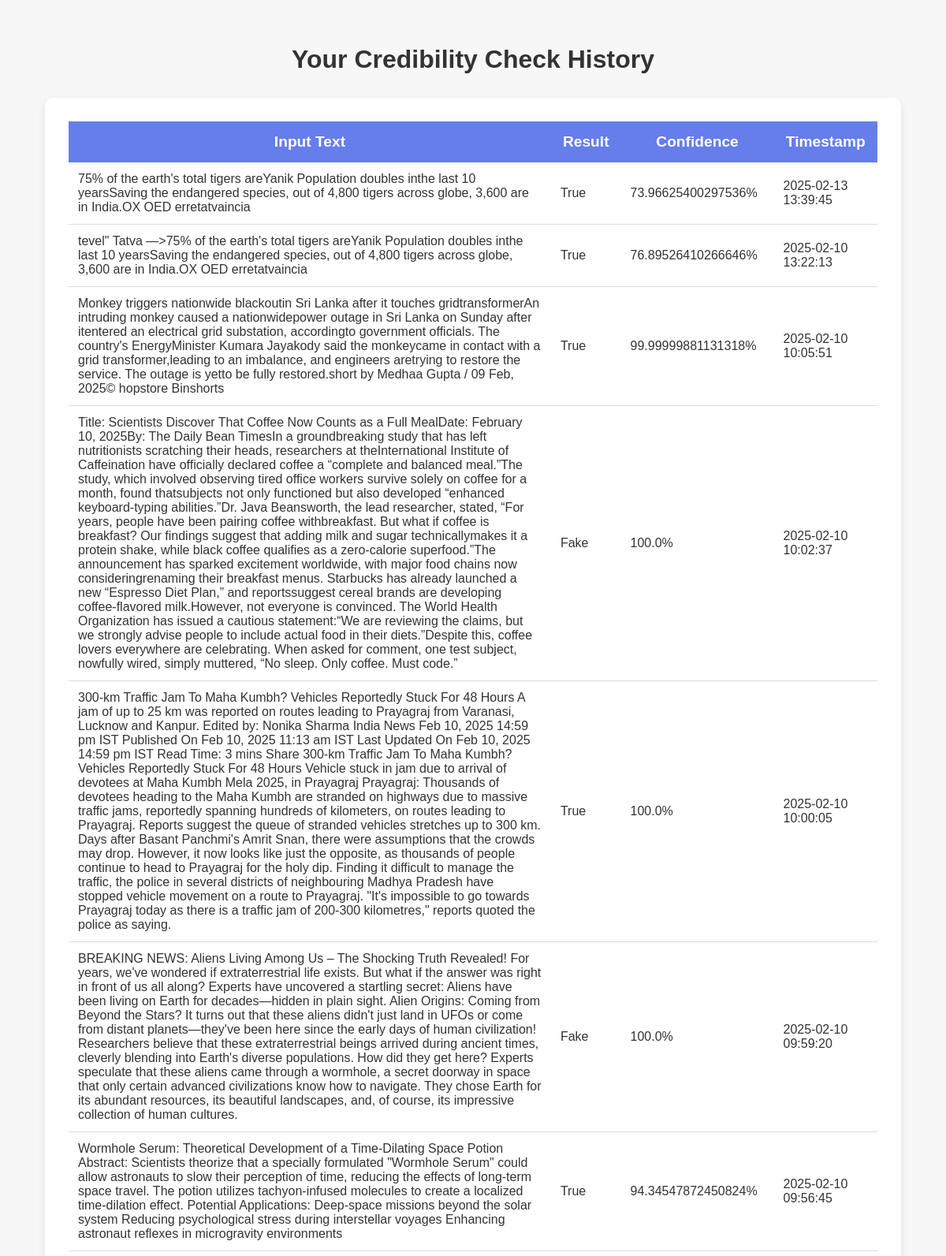
Screenshot of /history (signed in, upper part) with the database file from the repository.
### tables this page shows
CREATE TABLE history (
        id INTEGER PRIMARY KEY AUTOINCREMENT,
        user_id INTEGER,
        input_text TEXT,
        result TEXT,
        probability REAL,
        timestamp DATETIME DEFAULT CURRENT_TIMESTAMP,
        FOREIGN KEY(user_id) REFERENCES users(id)
    );

### app.py (the view)
@app.route('/history')
def history():
    if "user_id" not in session:
        return redirect(url_for("login"))
    conn = get_db_connection()
    history = conn.execute("SELECT * FROM history WHERE user_id = ? ORDER BY timestamp DESC",
                           (session["user_id"],)).fetchall()
    conn.close()
    return render_template("history.html", history=history)

### app.py (called while the page is built)
def get_db_connection():
    conn = sqlite3.connect("credibility_checker.db")
    conn.row_factory = sqlite3.Row
    return conn

### templates/history.html (shortened to what this page needs)
<!DOCTYPE html>
<html lang="en">
<head>
</head>
<body>
    <h2 class="heading">Your Credibility Check History</h2>
    <div class="table-container">
        <table>
            <thead>
                <tr>
                    <th>Input Text</th>
                    <th>Result</th>
                    <th>Confidence</th>
                    <th>Timestamp</th>
                </tr>
            </thead>
            <tbody>
                {% for entry in history %}
                <tr>
                    <td>{{ entry['input_text'] }}</td>
                    <td>{{ entry['result'] }}</td>
                    <td>{{ entry['probability'] }}%</td>
                    <td>{{ entry['timestamp'] }}</td>
                </tr>
                {% endfor %}
            </tbody>
        </table>
    </div>
</body>
</html>

### templates/history.html (style rules this page uses)
body { font-family: Arial, sans-serif; background-color: #f7f7f7; padding: 30px; margin: 0; }
.heading { font-size: 2rem; margin-bottom: 30px; color: #333; text-align: center; }
.table-container { width: 90%; max-width: 1200px; margin: 0 auto; background: #ffffff; padding: 30px; border-radius: 10px; box-shadow: 0 4px 10px rgba(0, 0, 0, 0.1); overflow-x: auto; }
table { width: 100%; border-collapse: collapse; background: #fff; }
thead { background: #667eea; color: white; }
thead th { padding: 15px; font-size: 1.2rem; font-weight: bold; }
tbody tr { border-bottom: 1px solid #ddd; transition: background 0.3s ease; }
tbody td { padding: 12px; font-size: 1rem; color: #333; }

### rows the page displays
history: input_text "75% of the earth's total tigers areYanik Population doubles inthe last 10 yearsSaving the endangered species, out of 4,800 tigers across globe, 3,600 are in India.OX OED erretatvaincia", result "True", probability "73.96625400297536", timestamp "2025-02-13 13:39:45"
history: input_text "tevel\" Tatva —>75% of the earth's total tigers areYanik Population doubles inthe last 10 yearsSaving the endangered species, out of 4,800 tigers across globe, 3,600 are in India.OX OED erretatvaincia", result "True", probability "76.89526410266646", timestamp "2025-02-10 13:22:13"
history: input_text "Monkey triggers nationwide blackoutin Sri Lanka after it touches gridtransformerAn intruding monkey caused a nationwidepower outage in Sri Lanka on Sunday after itentered an electrical grid substation, accordingto government officials. The country's EnergyMinister Kumara Jayakody said the monkeycame in contact with a grid transformer,leading to an imbalance, and engineers aretrying to restore the service. The outage is yetto be fully restored.short by Medhaa Gupta / 09 Feb, 2025© hopstore Binshorts", result "True", probability "99.99999881131318", timestamp "2025-02-10 10:05:51"
history: input_text "Title: Scientists Discover That Coffee Now Counts as a Full MealDate: February 10, 2025By: The Daily Bean TimesIn a groundbreaking study that has left nutritionists scratching their heads, researchers at theInternational Institute of Caffeination have officially declared coffee a “complete and balanced meal.”The study, which involved observing tired office workers survive solely on coffee for a month, found thatsubjects not only functioned but also developed “enhanced keyboard-typing abilities.”Dr. Java Beansworth, the lead researcher, stated, “For years, people have been pairing coffee withbreakfast. But what if coffee is breakfast? Our findings suggest that adding milk and sugar…", result "Fake", probability "100.0", timestamp "2025-02-10 10:02:37"
history: input_text "300-km Traffic Jam To Maha Kumbh? Vehicles Reportedly Stuck For 48 Hours A jam of up to 25 km was reported on routes leading to Prayagraj from Varanasi, Lucknow and Kanpur. Edited by: Nonika Sharma India News Feb 10, 2025 14:59 pm IST Published On Feb 10, 2025 11:13 am IST Last Updated On Feb 10, 2025 14:59 pm IST Read Time: 3 mins Share 300-km Traffic Jam To Maha Kumbh? Vehicles Reportedly Stuck For 48 Hours Vehicle stuck in jam due to arrival of devotees at Maha Kumbh Mela 2025, in Prayagraj Prayagraj: Thousands of devotees heading to the Maha Kumbh are stranded on highways due to massive traffic jams, reportedly spanning hundreds of kilometers, on routes leading to Prayagraj. Reports…", result "True", probability "100.0", timestamp "2025-02-10 10:00:05"
history: input_text "BREAKING NEWS: Aliens Living Among Us – The Shocking Truth Revealed! For years, we've wondered if extraterrestrial life exists. But what if the answer was right in front of us all along? Experts have uncovered a startling secret: Aliens have been living on Earth for decades—hidden in plain sight. Alien Origins: Coming from Beyond the Stars? It turns out that these aliens didn't just land in UFOs or come from distant planets—they've been here since the early days of human civilization! Researchers believe that these extraterrestrial beings arrived during ancient times, cleverly blending into Earth's diverse populations. How did they get here? Experts speculate that these aliens came through…", result "Fake", probability "100.0", timestamp "2025-02-10 09:59:20"
history: input_text "Wormhole Serum: Theoretical Development of a Time-Dilating Space Potion Abstract: Scientists theorize that a specially formulated \"Wormhole Serum\" could allow astronauts to slow their perception of time, reducing the effects of long-term space travel. The potion utilizes tachyon-infused molecules to create a localized time-dilation effect. Potential Applications: Deep-space missions beyond the solar system Reducing psychological stress during interstellar voyages Enhancing astronaut reflexes in microgravity environments", result "True", probability "94.34547872450824", timestamp "2025-02-10 09:56:45"
